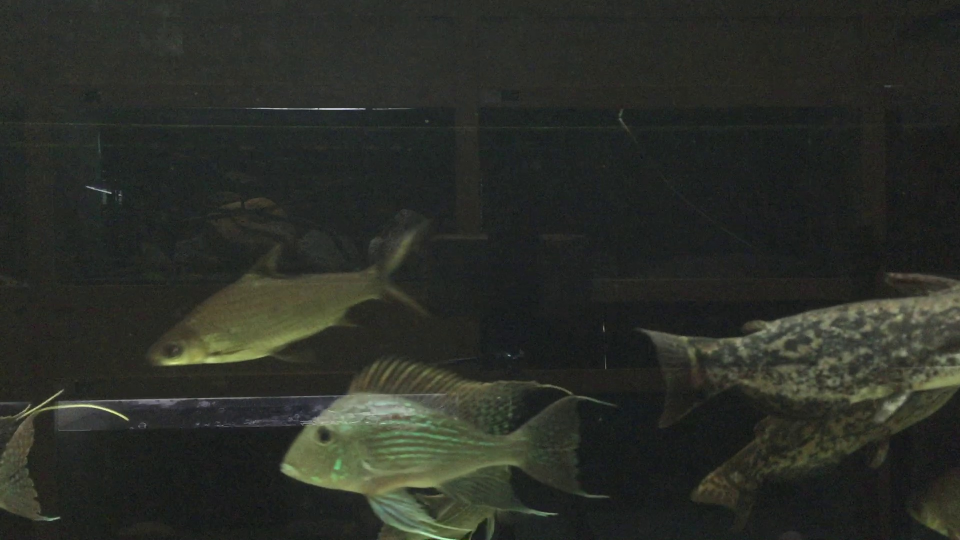
#> input picture images/full/F004306.jpg, 1920 x 1080 px, given in place of , which was not available (shown at 1/2 size)
$ jupyter execute --allow-errors Low_Contrast_Contour_Full.ipynb   (text cells are left out)
#> lines starting #> are read from the running program, lines starting #| are printed output that depends on the picture; after the words box and inside, x2 and y2 are one past the last pixel; in counts of white or black regions, pixels touching at a corner belong together; pictures that were not available may be replaced by others from this repository, and a replacement may not be noted
[cell 1]
import cv2
import numpy
import matplotlib.pyplot as plt
from glob import glob
from os import path

[cell 2]
from skimage.util import *

[cell 3]
def is_low_contrast(obj_image, fraction_threshold=0.05, lower_percentile=1,
                    upper_percentile=99, method='linear'):
    dlimits = dtype_limits(obj_image, clip_negative=False)
    limits = numpy.percentile(obj_image, [lower_percentile, upper_percentile])

    ratio = (limits[1] - limits[0]) / (dlimits[1] - dlimits[0])

    return ratio < fraction_threshold, ratio

[cell 4]
def is_low_contrast_image(obj_image, fraction_threshold=0.2, lower_percentile=10, upper_percentile=90):
    low_contrast = False

    low_contrast = is_low_contrast(obj_image,
                                   fraction_threshold=fraction_threshold,
                                   lower_percentile=lower_percentile,
                                   upper_percentile=upper_percentile)
    return low_contrast

[cell 5]
image_folder = 'D:/Projects/ComputerVision/AutoEncoder/Fish/images/full'
image_files = [ f[len(image_folder) + 1:] for f in sorted(glob('%s/F*.jpg' % (image_folder)))]

image_files[:5]

[cell 6]
obj_images = dict()

for image_file in image_files:
    _image_file = '%s/%s' % (image_folder, image_file)

    my_image = cv2.imread(_image_file, cv2.IMREAD_GRAYSCALE)
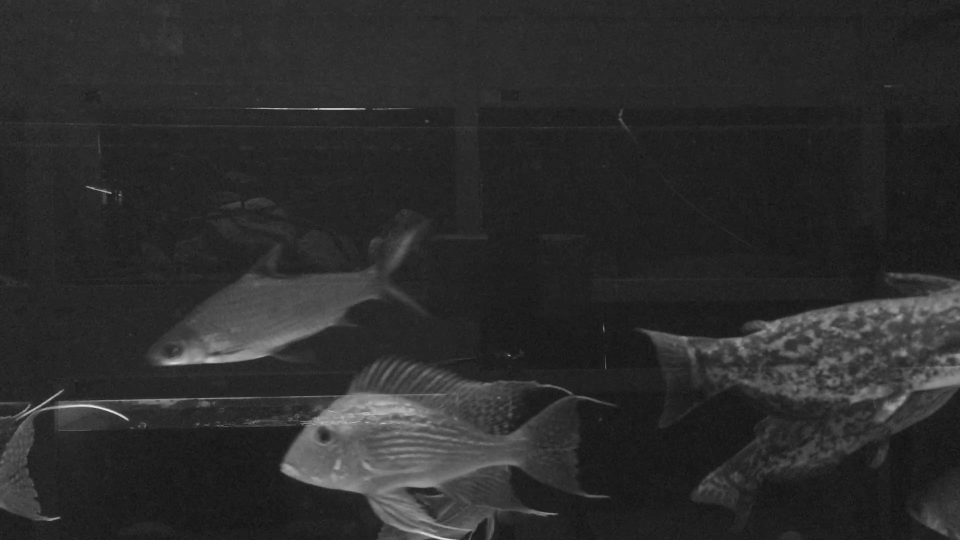
#> my_image: shape (1080, 1920) (shown at 1/2 size); min 8, max 242, mean 43.9
    _image = cv2.resize(my_image.copy(), (120, 120), interpolation=cv2.INTER_CUBIC)

    obj_images[image_file[:-4]] = _image

my_image_list = numpy.array(list(obj_images.values()))

[cell 7]
my_countour_list = []
my_contour_image_list = []

img_blank = numpy.ones(my_image_list[0].shape, numpy.uint8)

for obj_name in obj_images:
    my_image = obj_images[obj_name]
    my_image = cv2.equalizeHist(my_image.copy())

    ret, thresh = cv2.threshold(my_image, 127, 255, cv2.THRESH_BINARY_INV)
    contours, hierarchy = cv2.findContours(thresh, cv2.RETR_TREE, cv2.CHAIN_APPROX_SIMPLE)

    my_countour_list.append(contours)

    _image = img_blank.copy()

    for contour in contours:
        cv2.drawContours(_image, contour, -1, (0, 0, 255), 1)

    my_contour_image_list.append(_image)
#> this loop made 1 pass
#> obj_name on pass 1: ''
#> pass 1, `my_image = obj_images[obj_name]`:
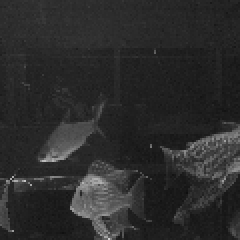
#> my_image: shape (120, 120) (shown 2 times larger); min 15, max 207, mean 43.9
#> pass 1, `my_image = cv2.equalizeHist(my_image.copy())`:
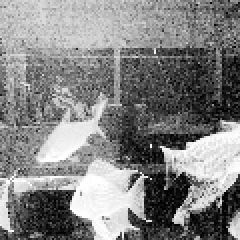
#> my_image: shape (120, 120) (shown 2 times larger); min 0, max 255, mean 131.3
#> pass 1, `ret, thresh = cv2.threshold(my_image, 127, 255, cv2.THRESH_BINARY_INV)`:
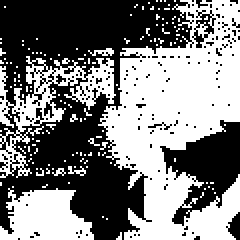
#> thresh: shape (120, 120) (shown 2 times larger); 49.3% white; 142 white regions (137 under 20 px), largest, box (x1, y1, x2, y2) and area: (49, 0, 120, 120) 4851, (0, 28, 58, 89) 1050, (0, 94, 47, 120) 870, (44, 24, 57, 28) 28, (34, 83, 43, 88) 21
#> after the loop, my_contour_image_list = 1 item; my_countour_list = 1 item
